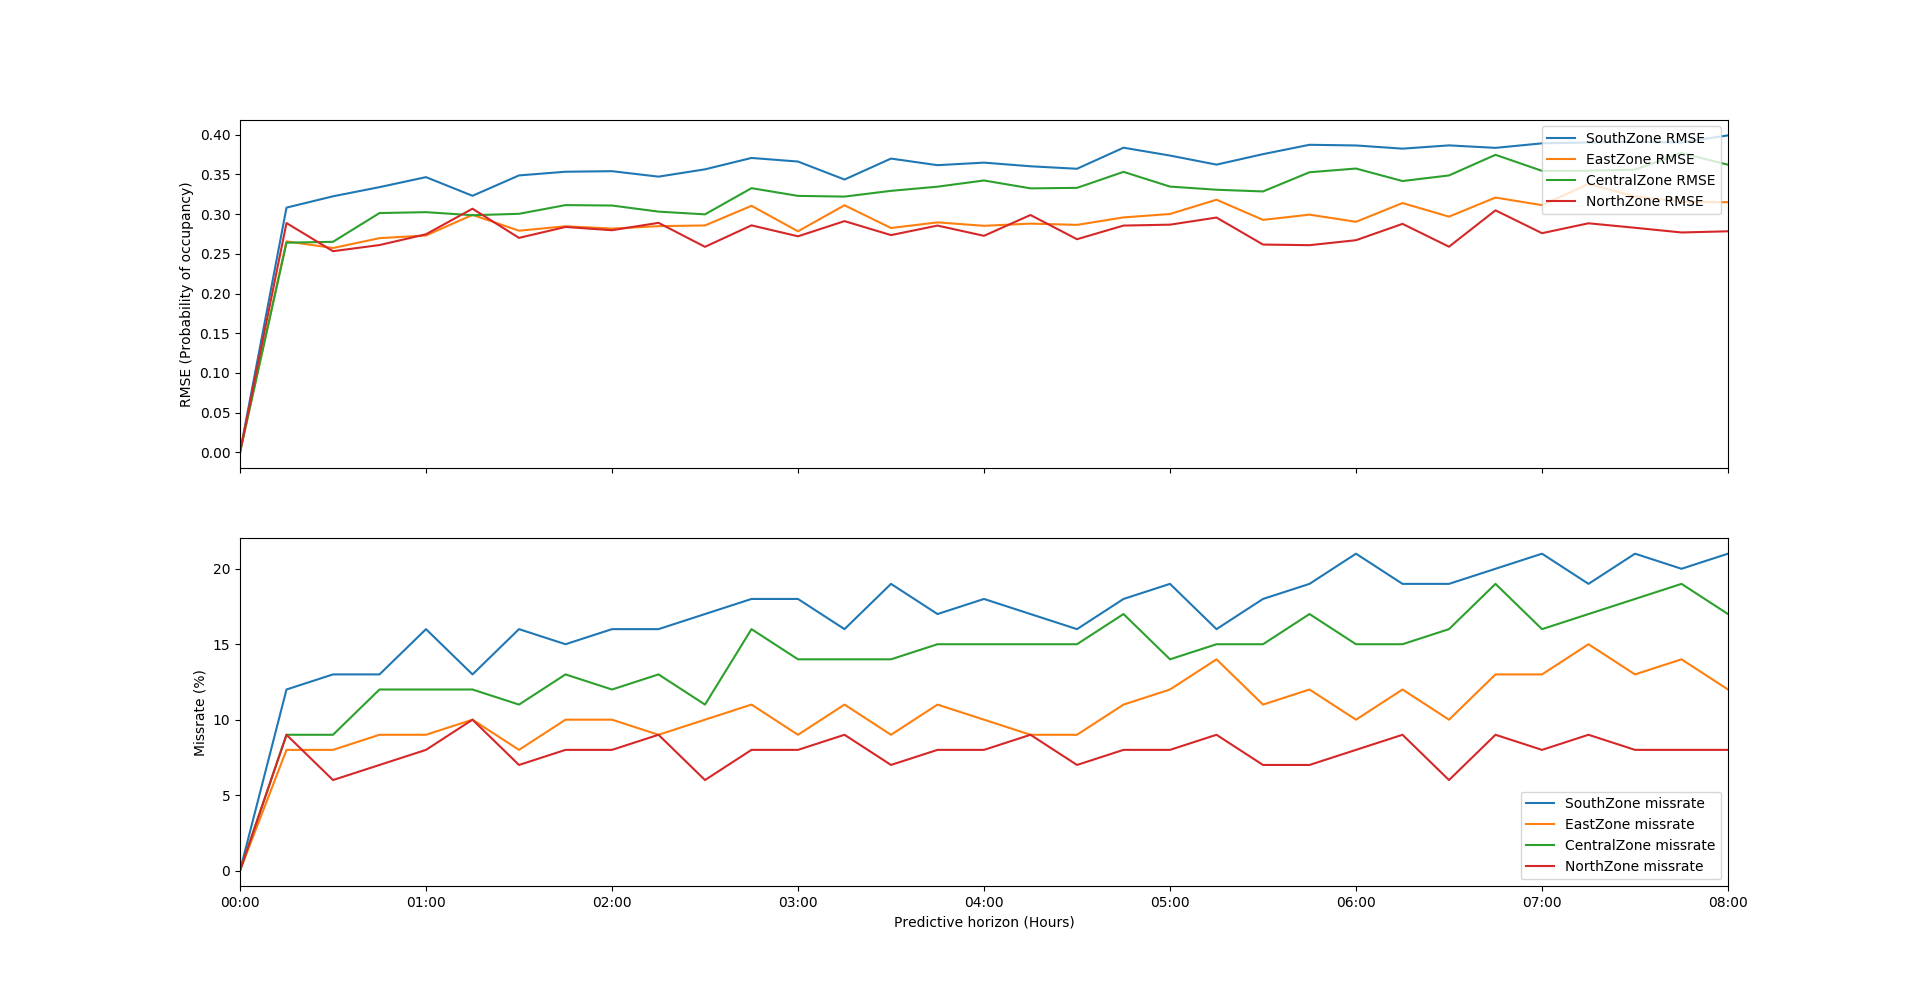

The script that drew this image:
from xbos import get_client
from xbos.services.pundat import DataClient, make_dataframe
from xbos.services.hod import HodClient
import datetime
import pandas as pd
import pytz
from datetime import timedelta
import numpy as np
import math
import matplotlib.pyplot as plt
from random import randint
from sklearn.metrics import mean_absolute_error

def mins_in_day(timestamp):
	return timestamp.hour * 60 + timestamp.minute

def hamming_distance(a, b):
	return np.count_nonzero(a != b)

def find_similar_days(training_data, now, observation_length, k, method=hamming_distance):
	min_time = training_data.index[0] + timedelta(minutes=observation_length)
	# Find moments in our dataset that have the same hour/minute and is_weekend() == weekend.
	#print min_time
	selector = ((training_data.index.minute == now.minute) &
				(training_data.index.hour == now.hour) &
				(training_data.index > min_time))

	similar_moments = training_data[selector][:-1]
	obs_td = timedelta(minutes=observation_length)

	similar_moments['Similarity'] = [
		method(
			training_data[(training_data.index >= now - obs_td) &
							(training_data.index <= now)].get_values(),
			training_data[(training_data.index >= i - obs_td) &
							(training_data.index <= i)].get_values()
		) for i in similar_moments.index
		]

	indexes = (similar_moments.sort_values('Similarity', ascending=True)
				.head(k).index)
	return indexes
def predict(data, now, similar_moments, prediction_time, resample_time):

	prediction = np.zeros((int(math.ceil(prediction_time/resample_time)) + 1, len(data.columns)))
	#print data[(data.index >= similar_moments[0]) & (data.index <= similar_moments[0] + timedelta(minutes=prediction_time))]
	for i in similar_moments:
		#print float(1. / float(len(similar_moments))) 
		#print data[(data.index >= i) & (data.index <= i + timedelta(minutes=prediction_time))]
		prediction += float(1.0 / float(len(similar_moments))) * data[(data.index >= i) & (data.index <= i + timedelta(minutes=prediction_time))]

	#print data[data.index == now],prediction[0]
	prediction[0] = data[data.index == now]
	time_index = pd.date_range(now, now+timedelta(minutes=prediction_time),freq='15T')
	return pd.DataFrame(data=prediction, index=time_index)


zones = ['SouthZone', 'EastZone', 'CentralZone', 'NorthZone']
temp_now = datetime.datetime.utcnow().replace(tzinfo=pytz.timezone("UTC")).astimezone(tz=pytz.timezone("America/Los_Angeles"))
c = get_client()
archiver = DataClient(c)
hod = HodClient("ciee/hod",c)

occ_query = """SELECT ?sensor ?uuid ?zone WHERE {
  ?sensor rdf:type brick:Occupancy_Sensor .
  ?sensor bf:isLocatedIn/bf:isPartOf ?zone .
  ?sensor bf:uuid ?uuid .
  ?zone rdf:type brick:HVAC_Zone
};
"""

results = hod.do_query(occ_query)
uuids = [[x['?zone'],x['?uuid']] for x in results['Rows']]

per_zone_occ_list = []

for zone_name in zones:

	query_list = []
	for i in uuids:
		if i[0] == zone_name:
			query_list.append(i[1])

	start = '"' + temp_now.strftime('%Y-%m-%d %H:%M:%S') + ' PST"'
	end = '"' + (temp_now - timedelta(days=60)).strftime('%Y-%m-%d %H:%M:%S') + ' PST"'

	dfs = make_dataframe(archiver.window_uuids(query_list, end, start, '15min', timeout=120))

	for uid, df in dfs.items():
		if 'mean' in df.columns:
			df = df[['mean']]
		df.columns = ['occ']
		dfs[uid] = df.resample('15min').mean() 
		
	df = dfs.values()[0]
	if len(dfs) > 1:
		for newdf in dfs.values()[1:]:
			df['occ'] += newdf['occ']
	df['occ'] = 1*(df['occ']>0)

	df.index = df.index.tz_localize(pytz.timezone("America/Los_Angeles"))
	per_zone_occ_list.append(df)

observation_length_addition = 4*60
k = 5
prediction_hours = 8
prediction_time = prediction_hours*60
resample_time = 15 # prediction_time mod resample_time must be 0
days_of_data = 30

sticks = []
disc= 4
for i in range(0, 4*prediction_hours+1, disc):
	if int(round(i/4))<10:
		hours = "0"+str(int(round(i/4)))
	else:
		hours = str(int(round(i/4)))
	if int(round(i%4))<10:
		minutes = "0"+str(int(round(i%4)))
	else:
		minutes = str(int(round(i%4)))
	sticks.append(hours+":"+minutes)

pos = np.arange(4*prediction_hours+1)
ind = np.arange(0,4*prediction_hours+1)
fig, (ax1,ax2) = plt.subplots(2, sharex=True)
ax1.set_xticks(pos[::disc])
ax1.set_xticklabels(sticks)
ax1.set_xlim(0, 4*prediction_hours)
ax1.set_ylabel(r'RMSE (Probability of occupancy)')
#ax1.legend(loc=4, ncol=3, numpoints=1, fancybox=False, framealpha=0.2)

ax2.set_ylabel(r'Missrate (%)')
#ax2.legend(loc=4, ncol=3, numpoints=1, fancybox=False, framealpha=0.2)

count = 0
for df in per_zone_occ_list:
	print "Preparing next zone..."
	temp_now = df.index[-1]
	prediction_list = []
	ground_truth_list = []

	hamming_distance = [0]*(prediction_hours*4+1)

	while temp_now > df.index[0] + timedelta(days=days_of_data):

		temp = df.ix[temp_now - timedelta(days=days_of_data):temp_now]
		
		now = temp.index[-(prediction_time/resample_time+1)]
		observation_length = mins_in_day(now) + observation_length_addition
		similar_moments = find_similar_days(temp, now, observation_length, k)
		prediction = predict(temp, now, similar_moments, prediction_time, resample_time)[0]
		ground_truth = temp[-(1+prediction_time/resample_time):]['occ'].tolist()
		prediction_list.append(prediction)
		ground_truth_list.append(ground_truth)
		
		for i in range(prediction_hours*4+1):
			if prediction[i]>=0.5:
				hamming_distance[i] += 1-ground_truth[i]
			else:
				hamming_distance[i] += ground_truth[i]

		temp_now = temp_now - timedelta(hours=randint(1,2))


	hamming_distance = [x *100 for x in hamming_distance]
	hamming_distance = [x /len(prediction_list) for x in hamming_distance]

	prediction_tin = [i for i in prediction_list]
	groundTruth_tin = [i for i in ground_truth_list]
	rmse = np.sqrt(np.mean(np.square(np.subtract(prediction_tin,groundTruth_tin)),axis=0))
	#mae = mean_absolute_error(prediction_tin, groundTruth_tin,multioutput='raw_values')
	index = np.arange(4*8+1)
	ax1.plot(index,rmse,'-', label = zones[count]+' RMSE')
	ax2.plot(index,hamming_distance,'-',label=zones[count]+' missrate')
	count += 1

handles, labels = ax1.get_legend_handles_labels()
fig.legend(handles, labels, loc='upper right',bbox_to_anchor=(1,1), bbox_transform=ax1.transAxes)
#handles, labels = ax2.get_legend_handles_labels()
#fig.legend(handles, labels, loc='upper right',bbox_to_anchor=(1,1), bbox_transform=ax2.transAxes)

plt.xlabel('Predictive horizon (Hours)')
plt.legend()
plt.show()
